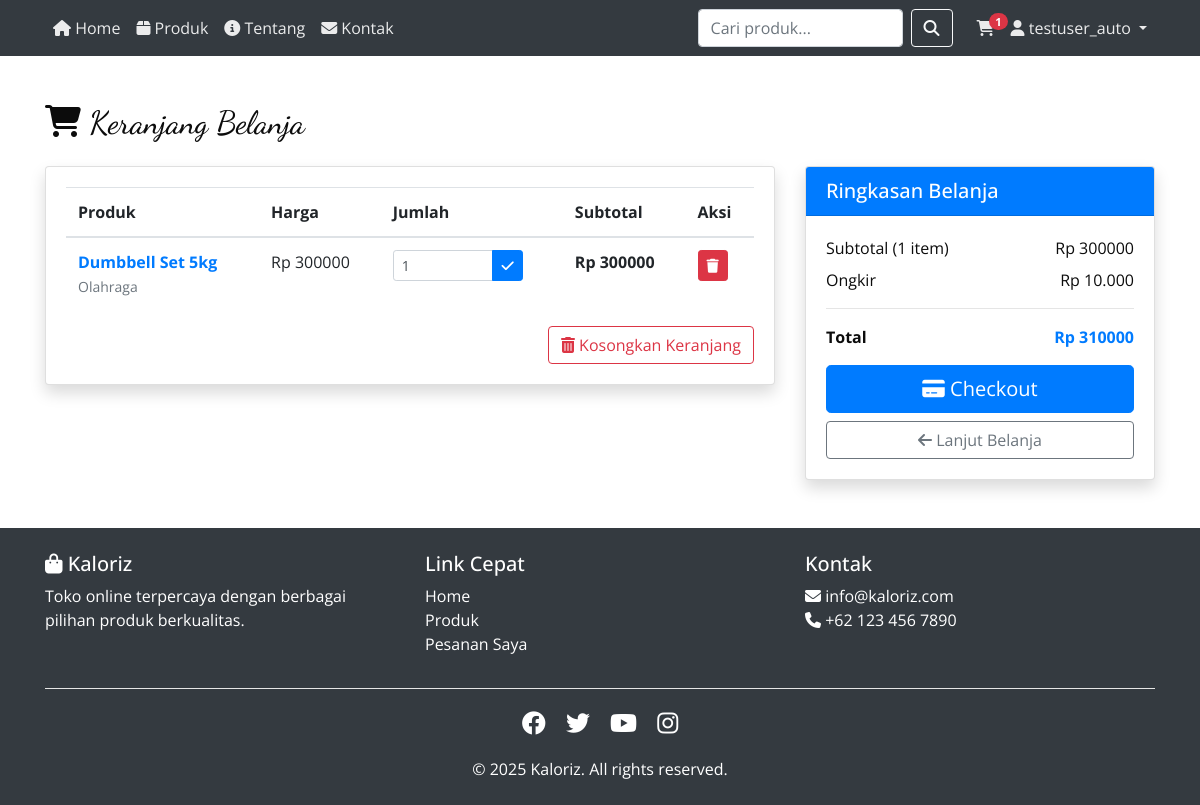
Page /cart/ (signed in) on the committed database.
### core/models.py (models this page shows, shortened)
class CartItem(models.Model):
    cart = models.ForeignKey(Cart, on_delete=models.CASCADE, related_name='items', verbose_name="Keranjang")
    product = models.ForeignKey(Product, on_delete=models.CASCADE, verbose_name="Produk")
    quantity = models.PositiveIntegerField(default=1, verbose_name="Jumlah")
    added_at = models.DateTimeField(auto_now_add=True)
    class Meta:
        verbose_name = "Item Keranjang"
        verbose_name_plural = "Item Keranjang"
        unique_together = ['cart', 'product']
    def get_subtotal(self):
        return self.product.get_display_price() * self.quantity

class Cart(models.Model):
    user = models.ForeignKey(User, on_delete=models.CASCADE, related_name='carts', verbose_name="Pengguna")
    created_at = models.DateTimeField(auto_now_add=True)
    updated_at = models.DateTimeField(auto_now=True)
    class Meta:
        verbose_name = "Keranjang"
        verbose_name_plural = "Keranjang"
    def get_total(self):
        return sum(item.get_subtotal() for item in self.items.all())
    def get_total_items(self):
        return sum(item.quantity for item in self.items.all())

### catalog/models.py (models this page shows, shortened)
class Product(models.Model):
    category = models.ForeignKey(Category, on_delete=models.CASCADE, related_name='products', verbose_name="Kategori")
    name = models.CharField(max_length=200, verbose_name="Nama Produk")
    slug = models.SlugField(max_length=200, unique=True, blank=True)
    description = models.TextField(verbose_name="Deskripsi")
    price = models.DecimalField(max_digits=10, decimal_places=2, verbose_name="Harga")
    discount_price = models.DecimalField(max_digits=10, decimal_places=2, null=True, blank=True, verbose_name="Harga Diskon")
    image = models.ImageField(upload_to='products/', blank=True, null=True, verbose_name="Gambar")
    stock = models.PositiveIntegerField(default=0, verbose_name="Stok")
    available = models.BooleanField(default=True, verbose_name="Tersedia")
    created_at = models.DateTimeField(auto_now_add=True)
    updated_at = models.DateTimeField(auto_now=True)
    class Meta:
        verbose_name = "Produk"
        verbose_name_plural = "Produk"
        ordering = ['-created_at']
        indexes = [
            models.Index(fields=['slug']),
            models.Index(fields=['-created_at']),
        ]
    def get_display_price(self):
        return self.discount_price if self.discount_price else self.price

class Category(models.Model):
    name = models.CharField(max_length=200, unique=True, verbose_name="Nama Kategori")
    slug = models.SlugField(max_length=200, unique=True, blank=True)
    description = models.TextField(blank=True, verbose_name="Deskripsi")
    created_at = models.DateTimeField(auto_now_add=True)
    updated_at = models.DateTimeField(auto_now=True)
    class Meta:
        verbose_name = "Kategori"
        verbose_name_plural = "Kategori"
        ordering = ['name']

### core/views.py (the view)
# urls.py: path('cart/', views.cart_view, name='cart'),
@login_required
def cart_view(request):
    cart, created = Cart.objects.get_or_create(user=request.user)
    context = {
        'cart': cart,
    }
    return render(request, 'core/cart.html', context)

### core/context_processors.py (called while the page is built)
def cart_context(request):
    cart_count = 0
    if request.user.is_authenticated:
        try:
            cart = Cart.objects.get(user=request.user)
            cart_count = cart.items.count()
        except Cart.DoesNotExist:
            cart_count = 0
    return {
        'cart_count': cart_count
    }

### templates/core/cart.html (shortened to what this page needs)
{% extends 'base.html' %}
{% block content %}
<div class="container my-5">
  <h2 class="mb-4"><i class="fas fa-shopping-cart"></i> Keranjang Belanja</h2>
  {% if cart.items.all %}
  <div class="row">
    <div class="col-md-8">
      <div class="card shadow">
        <div class="card-body">
          <table class="table">
            <thead>
              <tr>
                <th>Produk</th>
                <th>Harga</th>
                <th>Jumlah</th>
                <th>Subtotal</th>
                <th>Aksi</th>
              </tr>
            </thead>
            <tbody>
              {% for item in cart.items.all %}
              <tr>
                <td>
                  <div class="d-flex align-items-center">
                    <div>
                      <a href="{% url 'catalog:product_detail' item.product.slug %}">
                        <strong>{{ item.product.name }}</strong>
                      </a>
                      <br>
                      <small class="text-muted">{{ item.product.category.name }}</small>
                    </div>
                  </div>
                </td>
                <td>Rp {{ item.product.get_display_price|floatformat:0 }}</td>
                <td>
                  <form method="post" action="{% url 'core:update_cart_item' item.id %}" class="d-inline">
                    <div class="input-group" style="width: 130px;">
                      <input type="number" name="quantity" value="{{ item.quantity }}" min="1" max="{{ item.product.stock }}" class="form-control form-control-sm">
                      <div class="input-group-append">
                        <button type="submit" class="btn btn-sm btn-primary">
                          <i class="fas fa-check"></i>
                        </button>
                      </div>
                    </div>
                  </form>
                </td>
                <td><strong>Rp {{ item.get_subtotal|floatformat:0 }}</strong></td>
                <td>
                  <form method="post" action="{% url 'core:remove_from_cart' item.id %}" class="d-inline">
                    <button type="submit" class="btn btn-sm btn-danger" onclick="return confirm('Hapus item ini?')">
                      <i class="fas fa-trash"></i>
                    </button>
                  </form>
                </td>
              </tr>
              {% endfor %}
            </tbody>
          </table>
          <div class="text-right">
            <form method="post" action="{% url 'core:clear_cart' %}" class="d-inline">
              <button type="submit" class="btn btn-outline-danger" onclick="return confirm('Kosongkan keranjang?')">
                <i class="fas fa-trash-alt"></i> Kosongkan Keranjang
              </button>
            </form>
          </div>
        </div>
      </div>
    </div>
    <div class="col-md-4">
      <div class="card shadow">
        <div class="card-header bg-primary text-white">
          <h5 class="mb-0">Ringkasan Belanja</h5>
        </div>
        <div class="card-body">
          <div class="d-flex justify-content-between mb-2">
            <span>Subtotal ({{ cart.get_total_items }} item)</span>
            <span>Rp {{ cart.get_total|floatformat:0 }}</span>
          </div>
          <div class="d-flex justify-content-between mb-2">
            <span>Ongkir</span>
            <span>Rp 10.000</span>
          </div>
          <hr>
          <div class="d-flex justify-content-between mb-3">
            <strong>Total</strong>
            <strong class="text-primary">Rp {{ cart.get_total|add:"10000"|floatformat:0 }}</strong>
          </div>
          <a href="{% url 'core:checkout' %}" class="btn btn-primary btn-block btn-lg">
            <i class="fas fa-credit-card"></i> Checkout
          </a>
          <a href="{% url 'catalog:product_list' %}" class="btn btn-outline-secondary btn-block mt-2">
            <i class="fas fa-arrow-left"></i> Lanjut Belanja
          </a>
        </div>
      </div>
    </div>
  </div>
  {% endif %}
</div>
{% endblock %}

### templates/base.html (shortened to what this page needs)
{% load static %}
<!DOCTYPE html>
<html lang="id">
<head>
  <link rel="stylesheet" href="https://cdn.jsdelivr.net/npm/bootstrap@4.6.2/dist/css/bootstrap.min.css">
  <link rel="stylesheet" href="https://cdnjs.cloudflare.com/ajax/libs/font-awesome/6.4.0/css/all.min.css">
  <link href="{% static 'css/style.css' %}" rel="stylesheet" />
</head>
<body>
  <nav class="navbar navbar-expand-lg navbar-dark bg-dark" style="position: sticky; top: 0; z-index: 1000;">
    <div class="container">
      <div class="collapse navbar-collapse" id="navbarNav">
        <ul class="navbar-nav mr-auto">
          <li class="nav-item">
            <a class="nav-link" href="{% url 'catalog:home' %}"><i class="fas fa-home"></i> Home</a>
          </li>
          <li class="nav-item">
            <a class="nav-link" href="{% url 'catalog:product_list' %}"><i class="fas fa-box"></i> Produk</a>
          </li>
          <li class="nav-item">
            <a class="nav-link" href="{% url 'catalog:about' %}"><i class="fas fa-info-circle"></i> Tentang</a>
          </li>
          <li class="nav-item">
            <a class="nav-link" href="{% url 'catalog:contact' %}"><i class="fas fa-envelope"></i> Kontak</a>
          </li>
        </ul>
        <form class="form-inline my-2 my-lg-0 mr-3" action="{% url 'catalog:search' %}" method="get">
          <input class="form-control mr-2" type="search" name="q" placeholder="Cari produk..." aria-label="Search">
          <button class="btn btn-outline-light" type="submit"><i class="fas fa-search"></i></button>
        </form>
        <ul class="navbar-nav">
          {% if user.is_authenticated %}
            <li class="nav-item">
              <a class="nav-link position-relative" href="{% url 'core:cart' %}">
                <i class="fas fa-shopping-cart"></i>
                {% if cart_count > 0 %}
                <span class="badge badge-danger position-absolute" style="top: 5px; right: -5px; border-radius: 50%; padding: 3px 6px; font-size: 0.7rem; min-width: 18px;">{{ cart_count }}</span>
                {% endif %}
              </a>
            </li>
            <li class="nav-item dropdown">
              <a class="nav-link dropdown-toggle" href="#" id="navbarDropdown" role="button" data-toggle="dropdown">
                <i class="fas fa-user"></i> {{ user.username }}
              </a>
            </li>
          {% endif %}
        </ul>
      </div>
    </div>
  </nav>
  <main>
    {% block content %}{% endblock %}
  </main>
  <footer class="bg-dark text-white mt-5 py-4">
    <div class="container">
      <div class="row">
        <div class="col-md-4">
          <h5><i class="fas fa-shopping-bag"></i> Kaloriz</h5>
          <p>Toko online terpercaya dengan berbagai pilihan produk berkualitas.</p>
        </div>
        <div class="col-md-4">
          <h5>Link Cepat</h5>
          <ul class="list-unstyled">
            <li><a href="{% url 'catalog:home' %}" class="text-white">Home</a></li>
            <li><a href="{% url 'catalog:product_list' %}" class="text-white">Produk</a></li>
            {% if user.is_authenticated %}
              <li><a href="{% url 'core:order_list' %}" class="text-white">Pesanan Saya</a></li>
            {% endif %}
          </ul>
        </div>
        <div class="col-md-4">
          <h5>Kontak</h5>
          <p>
            <i class="fas fa-envelope"></i> info@kaloriz.com<br>
            <i class="fas fa-phone"></i> +62 123 456 7890
          </p>
        </div>
      </div>
      <hr class="bg-white">
      <div class="text-center">
        <div class="social-icons mb-3">
          <a href="#" class="text-white mx-2" style="font-size: 1.5rem;" title="Facebook">
            <i class="fab fa-facebook"></i>
          </a>
          <a href="#" class="text-white mx-2" style="font-size: 1.5rem;" title="Twitter">
            <i class="fab fa-twitter"></i>
          </a>
          <a href="#" class="text-white mx-2" style="font-size: 1.5rem;" title="YouTube">
            <i class="fab fa-youtube"></i>
          </a>
          <a href="#" class="text-white mx-2" style="font-size: 1.5rem;" title="Instagram">
            <i class="fab fa-instagram"></i>
          </a>
        </div>
        <p class="mb-0">&copy; 2025 Kaloriz. All rights reserved.</p>
      </div>
    </div>
  </footer>
</body>
</html>

### static/css/style.css (style rules this page uses)
body { font-family: "Open Sans", sans-serif; color: #0c0c0c; background-color: #ffffff; overflow-x: hidden; }
h1, h2 { font-family: 'Dancing Script', cursive; }
a, a:hover, a:focus { text-decoration: none; }
.btn, .btn:focus { outline: none !important; -webkit-box-shadow: none; box-shadow: none; }
.card { transition: all 0.3s ease; }
.navbar-dark .navbar-nav .nav-link { color: rgba(255, 255, 255, 0.9); transition: color 0.3s ease; }
.btn { transition: all 0.3s ease; }
footer a { transition: color 0.3s ease; }

### templates/base.html (style rules this page uses)
.social-icons a { transition: transform 0.3s ease, color 0.3s ease; display: inline-block; }

### rows in the picture
CartItem: product.name "Dumbbell Set 5kg", product.category.name "Olahraga", product.get_display_price "300000", quantity "1", get_subtotal "300000"
Cart: get_total_items "1", get_total "300000", get_total|add "310000"

### other values in the picture
{{ cart_count }} "1"
{{ user.username }} "testuser_auto"
